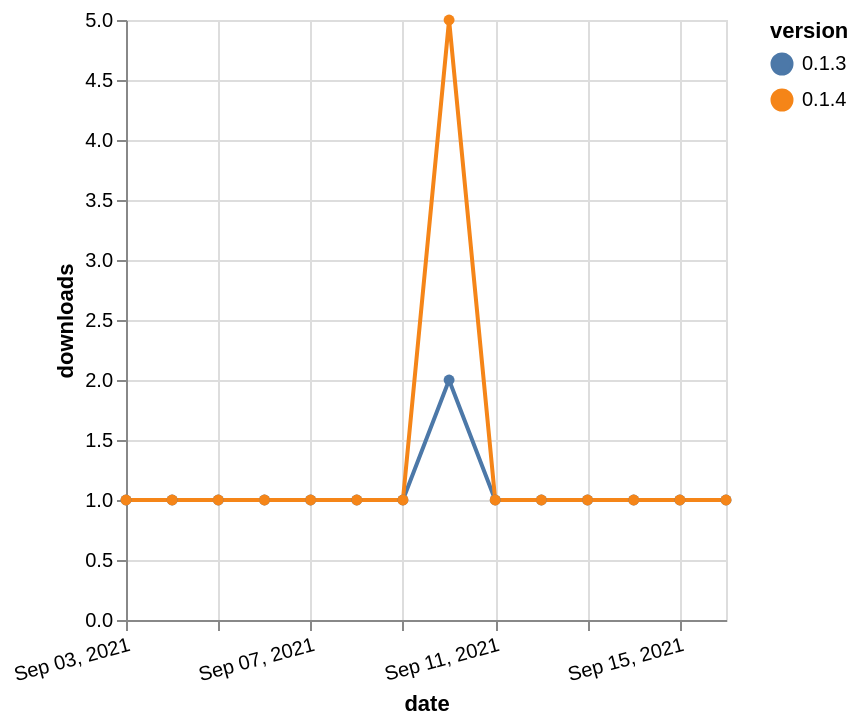

Specify this chart in Vega-Lite:
### Vega-Lite specification from a JSON file in a GitHub repository (floating-point values rounded to 4 significant figures)
{"$schema": "https://vega.github.io/schema/vega-lite/v5.json", "description": "A simple bar chart with embedded data.", "data": {"values": [{"date": "2021-09-03", "total": 183, "delta": 1, "version": "0.1.3"}, {"date": "2021-09-04", "total": 184, "delta": 1, "version": "0.1.3"}, {"date": "2021-09-05", "total": 185, "delta": 1, "version": "0.1.3"}, {"date": "2021-09-06", "total": 186, "delta": 1, "version": "0.1.3"}, {"date": "2021-09-07", "total": 187, "delta": 1, "version": "0.1.3"}, {"date": "2021-09-08", "total": 188, "delta": 1, "version": "0.1.3"}, {"date": "2021-09-09", "total": 189, "delta": 1, "version": "0.1.3"}, {"date": "2021-09-10", "total": 191, "delta": 2, "version": "0.1.3"}, {"date": "2021-09-11", "total": 192, "delta": 1, "version": "0.1.3"}, {"date": "2021-09-12", "total": 193, "delta": 1, "version": "0.1.3"}, {"date": "2021-09-13", "total": 194, "delta": 1, "version": "0.1.3"}, {"date": "2021-09-14", "total": 195, "delta": 1, "version": "0.1.3"}, {"date": "2021-09-15", "total": 196, "delta": 1, "version": "0.1.3"}, {"date": "2021-09-16", "total": 197, "delta": 1, "version": "0.1.3"}, {"date": "2021-09-03", "total": 220, "delta": 1, "version": "0.1.4"}, {"date": "2021-09-04", "total": 221, "delta": 1, "version": "0.1.4"}, {"date": "2021-09-05", "total": 222, "delta": 1, "version": "0.1.4"}, {"date": "2021-09-06", "total": 223, "delta": 1, "version": "0.1.4"}, {"date": "2021-09-07", "total": 224, "delta": 1, "version": "0.1.4"}, {"date": "2021-09-08", "total": 225, "delta": 1, "version": "0.1.4"}, {"date": "2021-09-09", "total": 226, "delta": 1, "version": "0.1.4"}, {"date": "2021-09-10", "total": 231, "delta": 5, "version": "0.1.4"}, {"date": "2021-09-11", "total": 232, "delta": 1, "version": "0.1.4"}, {"date": "2021-09-12", "total": 233, "delta": 1, "version": "0.1.4"}, {"date": "2021-09-13", "total": 234, "delta": 1, "version": "0.1.4"}, {"date": "2021-09-14", "total": 235, "delta": 1, "version": "0.1.4"}, {"date": "2021-09-15", "total": 236, "delta": 1, "version": "0.1.4"}, {"date": "2021-09-16", "total": 237, "delta": 1, "version": "0.1.4"}]}, "width": "container", "mark": {"type": "line", "point": {"filled": true}}, "encoding": {"x": {"field": "date", "type": "temporal", "timeUnit": "yearmonthdate", "title": "date", "axis": {"labelAngle": -15}}, "y": {"field": "delta", "type": "quantitative", "title": "downloads"}, "color": {"field": "version", "type": "nominal"}, "tooltip": {"field": "delta"}}}
